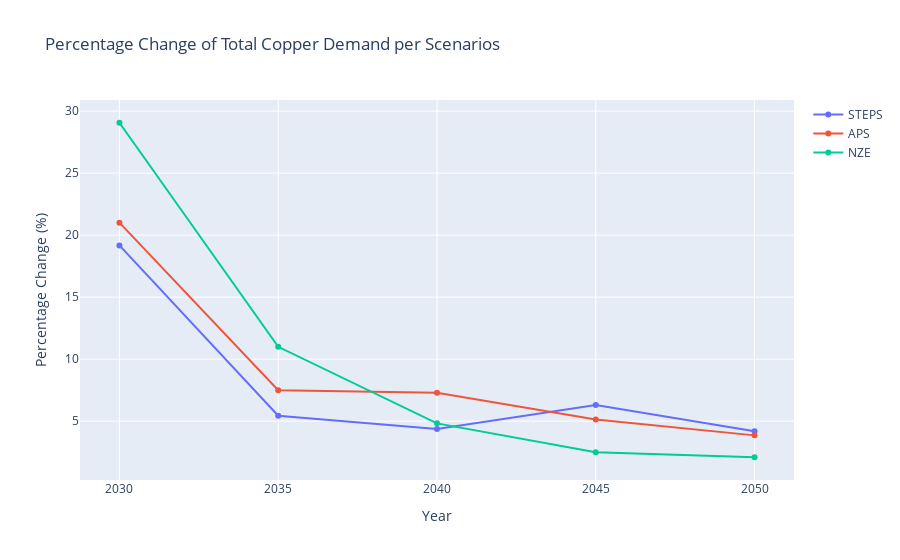

Notebook code cell kept with this figure:
### Code cell
fig = go.Figure()

# Add traces for each scenario
for scenario in df_excl_base['scenarios'].unique():
    scenario_data = df_excl_base[df_excl_base['scenarios'] == scenario]
    fig.add_trace(go.Scatter(x=scenario_data['Year'], y=scenario_data['pct_change'], mode='lines+markers', name=scenario))

# Set the layout
fig.update_layout(
    title='Percentage Change of Total Copper Demand per Scenarios',
    xaxis_title='Year',
    yaxis_title='Percentage Change (%)'
)

# Show the plot
fig.show()

### Figure 1 — Plotly figure (JSON) as saved in the notebook; plotly's stock layout.template omitted (floating-point values rounded to 4 significant figures)
{"data": [{"mode": "lines+markers", "name": "STEPS", "type": "scatter", "x": [2030, 2035, 2040, 2045, 2050], "y": [19.17, 5.433, 4.361, 6.306, 4.191]}, {"mode": "lines+markers", "name": "APS", "type": "scatter", "x": [2030, 2035, 2040, 2045, 2050], "y": [21.0, 7.497, 7.28, 5.138, 3.851]}, {"mode": "lines+markers", "name": "NZE", "type": "scatter", "x": [2030, 2035, 2040, 2045, 2050], "y": [29.06, 10.99, 4.819, 2.49, 2.086]}], "layout": {"title": {"text": "Percentage Change of Total Copper Demand per Scenarios"}, "xaxis": {"title": {"text": "Year"}}, "yaxis": {"title": {"text": "Percentage Change (%)"}}}}
